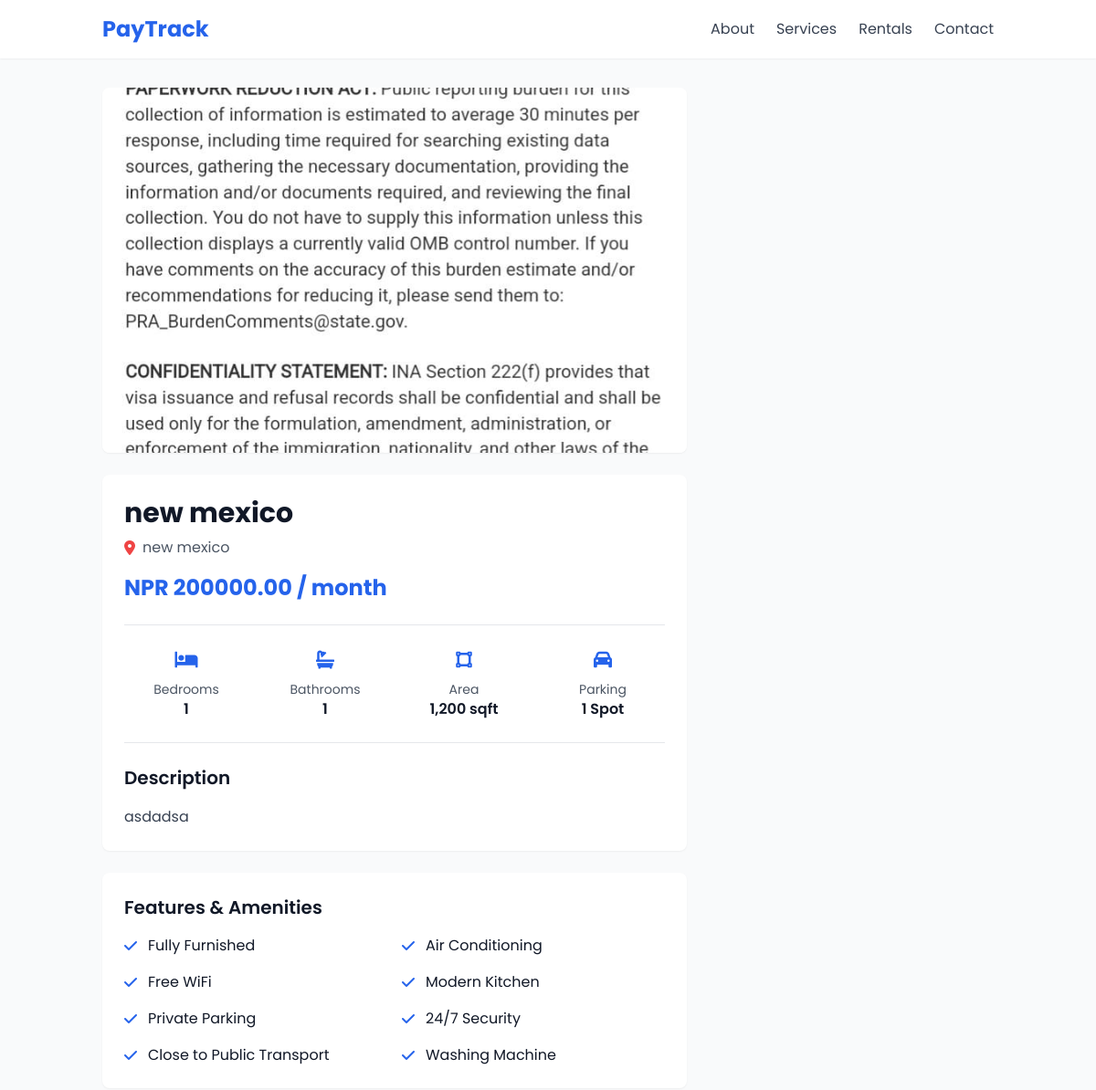
The page /properties/21/ (upper part) on the database as committed earlier.
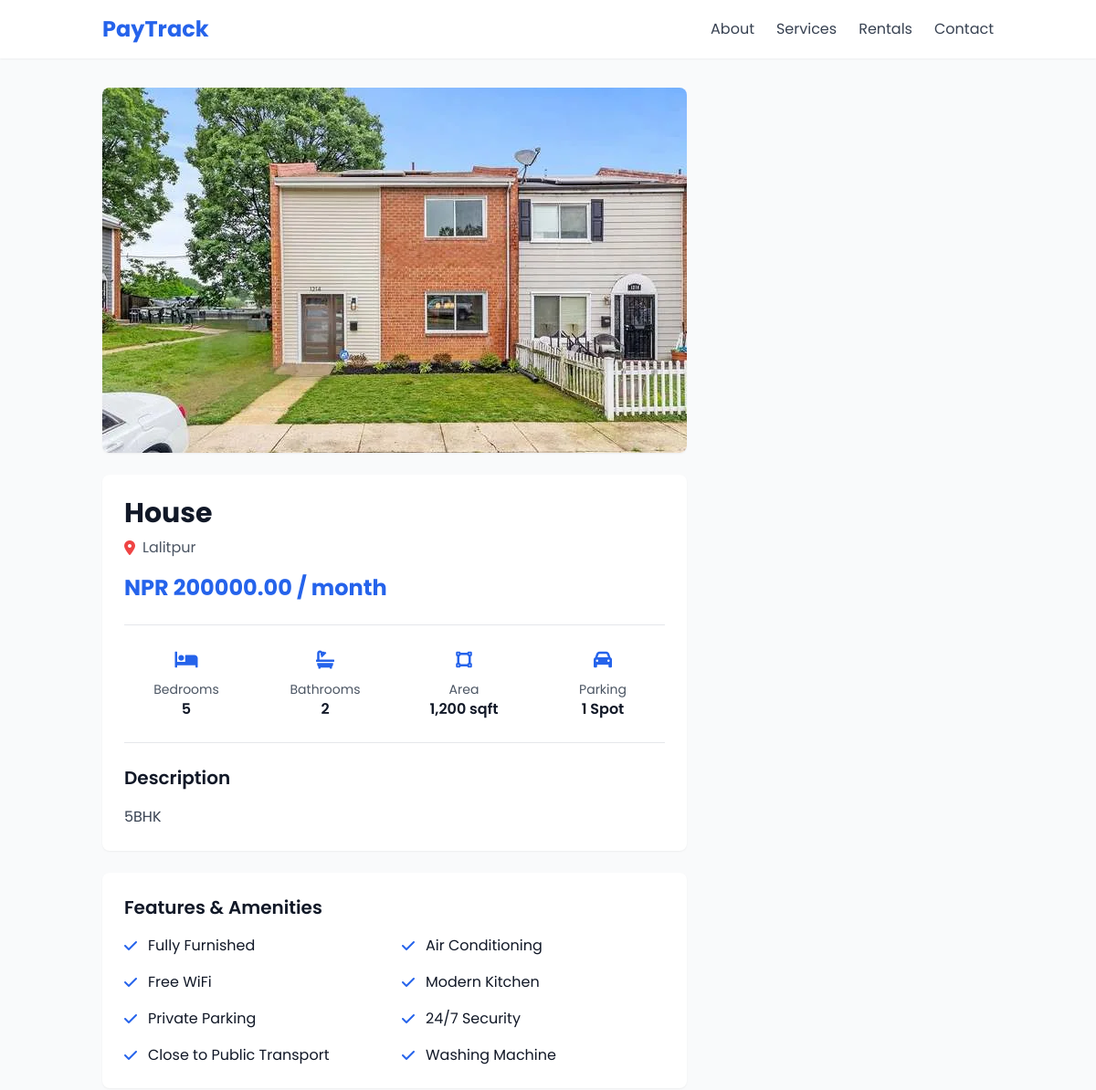
The same page on the database as committed later.
### user/models.py (models this page shows, shortened)
class Property(models.Model):
    PROPERTY_TYPES = [
        ('house', 'House'),
        ('apartment', 'Apartment'),
        ('villa', 'Villa'),
        ('land', 'Land'),
    ]
    homeowner = models.ForeignKey(
        settings.AUTH_USER_MODEL,
        on_delete=models.CASCADE,
        related_name='properties',
        null=True,
        blank=True
    )
    title = models.CharField(max_length=200, default="Unnamed Property")
    location = models.CharField(max_length=200, default="Unknown Location")
    property_type = models.CharField(max_length=20, choices=PROPERTY_TYPES, default='house')
    price = models.DecimalField(max_digits=10, decimal_places=2, default=0.00)
    bedrooms = models.IntegerField(null=True, blank=True, default=1)
    bathrooms = models.IntegerField(null=True, blank=True, default=1)
    description = models.TextField(default="No description available.")
    image = models.ImageField(upload_to='properties/', default='default_property.jpg')
    featured = models.BooleanField(default=False)
    is_available = models.BooleanField(default=True)  # New: To show if property is rented

### user/views.py (the view)
# urls.py: path('properties/<int:pk>/', views.property_detail, name='property_detail'),
def property_detail(request, pk):
    property = get_object_or_404(Property.objects.prefetch_related('images'), pk=pk)
    return render(request, 'user/property_detail.html', {'property': property})

### user/templates/user/property_detail.html (shortened to what the changed rows need)
<!DOCTYPE html>
<html lang="en">
<head>
    <script src="https://cdn.tailwindcss.com"></script>
    <link href="https://cdnjs.cloudflare.com/ajax/libs/font-awesome/6.0.0-beta3/css/all.min.css" rel="stylesheet">
</head>
<body class="bg-gray-50 text-gray-900">
    <header class="bg-white shadow-sm py-4">
        <div class="container mx-auto flex justify-between items-center px-6">
            <h1 class="text-2xl font-bold text-blue-600">
                <a href="{% url 'landing_page' %}" class="hover:text-blue-800 transition">PayTrack</a>
            </h1>
        </div>
    </header>
    <div class="container mx-auto py-8 px-4 sm:px-6">
        <div class="grid grid-cols-1 lg:grid-cols-12 gap-8">
            <div class="lg:col-span-8">
                <div class="bg-white rounded-lg overflow-hidden shadow-sm mb-6">
                    {% if property.images.all %}
                        <div class="carousel-container relative" style="height: 400px;">
                            <div class="carousel-wrapper" id="carousel">
                                {% for image in property.images.all %}
                                    <div class="carousel-slide">
                                        <img src="{{ image.image.url }}" alt="{{ property.title }}" class="w-full h-[400px] object-cover">
                                    </div>
                                {% endfor %}
                            </div>
                            {% if property.images.all|length > 1 %}
                                <button class="carousel-button prev" onclick="moveSlide(-1)">
                                    <i class="fas fa-chevron-left"></i>
                                </button>
                                <button class="carousel-button next" onclick="moveSlide(1)">
                                    <i class="fas fa-chevron-right"></i>
                                </button>
                                <div class="carousel-indicators">
                                    {% for image in property.images.all %}
                                        <div class="carousel-indicator {% if forloop.first %}active{% endif %}"
                                             onclick="goToSlide({{ forloop.counter0 }})"></div>
                                    {% endfor %}
                                </div>
                            {% endif %}
                        </div>
                        {% if property.images.all|length > 1 %}
                            <div class="bg-white p-4">
                                <div class="thumbnail-grid">
                                    {% for image in property.images.all %}
                                        <div class="thumbnail {% if forloop.first %}active{% endif %} rounded overflow-hidden"
                                             onclick="goToSlide({{ forloop.counter0 }})">
                                            <img src="{{ image.image.url }}" alt="{{ property.title }}"
                                                 class="w-full h-20 object-cover">
                                        </div>
                                    {% endfor %}
                                </div>
                            </div>
                        {% endif %}
                    {% else %}
                        <img src="{{ property.image.url }}" alt="{{ property.title }}" class="w-full h-[400px] object-cover">
                    {% endif %}
                </div>
                <div class="bg-white rounded-lg shadow-sm p-6 mb-6">
                    <h1 class="text-3xl font-bold">{{ property.title }}</h1>
                    <p class="text-gray-600 mt-2 flex items-center">
                        <i class="fas fa-map-marker-alt text-red-500 mr-2"></i> {{ property.location }}
                    </p>
                    <p class="text-blue-600 font-bold text-2xl mt-4">NPR {{ property.price }} / month</p>
                    <div class="grid grid-cols-2 sm:grid-cols-4 gap-4 mt-6 border-t border-b border-gray-200 py-6">
                        <div class="text-center">
                            <i class="fas fa-bed text-blue-600 text-xl mb-2"></i>
                            <p class="text-gray-600 text-sm">Bedrooms</p>
                            <p class="font-semibold">{{ property.bedrooms }}</p>
                        </div>
                        <div class="text-center">
                            <i class="fas fa-bath text-blue-600 text-xl mb-2"></i>
                            <p class="text-gray-600 text-sm">Bathrooms</p>
                            <p class="font-semibold">{{ property.bathrooms }}</p>
                        </div>
                        <div class="text-center">
                        </div>
                        <div class="text-center">
                        </div>
                    </div>
                    <div class="mt-6">
                        <h3 class="text-xl font-semibold mb-4">Description</h3>
                        <p class="text-gray-700 leading-relaxed">
                            {{ property.description|default:"This beautifully maintained apartment offers modern amenities, spacious living areas, and a prime location. Just minutes from shopping centers, restaurants, and public transportation, it's perfect for urban living. The open floor plan creates an inviting atmosphere, while large windows provide plenty of natural light. The kitchen features stainless steel appliances, granite countertops, and ample cabinet space." }}
                        </p>
                    </div>
                </div>
            </div>
        </div>
    </div>
</body>
</html>

Rows that differ between the two databases and show on the page:
changed Property: image: a different picture; title "new mexico" → "House"; location "new mexico" → "Lalitpur"; bedrooms "1" → "5"; bathrooms "1" → "2"; description "asdadsa" → "5BHK"
